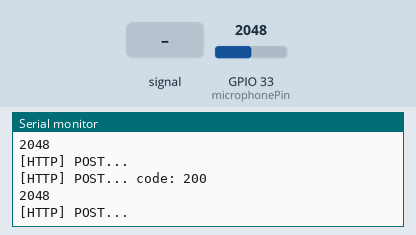
The sketch below on a simulated ESP32. On the bench: the last lines printed to the serial monitor. The inputs (shaded band) are chosen by the test bench; at power-on: GPIO 33 (microphonePin) = 2048. WiFi joins after 1.5 s; servers stay silent unless stated; uploads are accepted with an empty reply.

Above: at 2.9 s.
3.0 s: GPIO 33 (microphonePin) fed a 200 Hz sine of ±327 counts around its level
4.5 s: GPIO 33 (microphonePin) set to 2866
At 4.62 s:
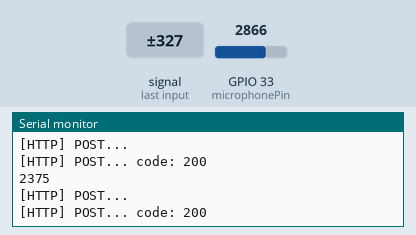
6.0 s: GPIO 33 (microphonePin) fed a 1000 Hz sine of ±1023 counts around its level
7.5 s: GPIO 33 (microphonePin) set to 3603
At 7.59 s:
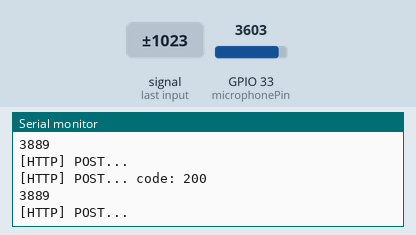
Timing chart, 0 to 10.0 s (numbered marks = the images above; inputs shaded):
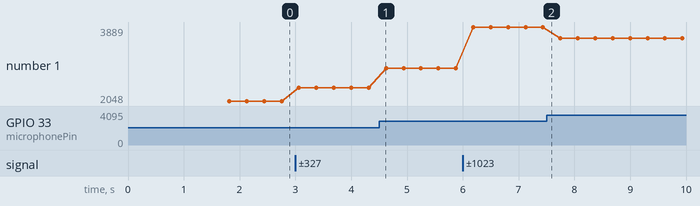

The sketch:

microphone_detect.ino
```cpp
#include <WiFi.h>
#include <HTTPClient.h>

const int microphonePin = 33;
const char* ssid = "mogwai-red";
const char* password = "790423Pa0221";
String server_host = "http://192.168.5.234:8080";

HTTPClient httpClient;
WiFiClient espClient;

void setup() {
  Serial.begin(115200);

  WiFi.mode(WIFI_STA);
  WiFi.begin(ssid, password);

  while (WiFi.status() != WL_CONNECTED) {
    delay(500);
    Serial.print(".");
  }
  Serial.println("");
  Serial.println("WiFi connected");

  Serial.print("http://");
  Serial.print(WiFi.localIP());

  sendAliveDevice();
}

void httpCodeHandle(int httpCode) {
  if (httpCode > 0) {
    Serial.printf("[HTTP] POST... code: %d\n", httpCode);
    if (httpCode == HTTP_CODE_OK || httpCode == HTTP_CODE_MOVED_PERMANENTLY) {
      String payload = httpClient.getString();
      Serial.println(payload);
    }
  }
  else {
    Serial.printf("[HTTP] POST... failed, error: %s\n", httpClient.errorToString(httpCode).c_str());
  }
}

void sendAliveDevice() {
  String url = server_host + "/alive";

  if (httpClient.begin(espClient, url))
  {
    httpClient.addHeader("Content-Type", "application/x-www-form-urlencoded");
    Serial.print("[HTTP] POST...\n");
    String postData = "uuid=12345";
    int httpCode = httpClient.POST(postData);
    httpCodeHandle(httpCode);
    httpClient.end();
  }
  else {
    Serial.printf("[HTTP} Unable to connect\n");
  }
}

void sendRing(String value) {
  String url = server_host + "/ring";

  if (httpClient.begin(espClient, url))
  {
    httpClient.addHeader("Content-Type", "application/x-www-form-urlencoded");
    Serial.print("[HTTP] POST...\n");
    String postData = "value=" + value;
    int httpCode = httpClient.POST(postData);
    httpCodeHandle(httpCode);
    httpClient.end();
  }
  else {
    Serial.printf("[HTTP} Unable to connect\n");
  }
}

void loop() {
  int mn = 1024;
  int mx = 0;

  for (int i = 0; i < 1000; ++i) {
    int val = analogRead(microphonePin);
    //mn = min(mn, val);
    mx = max(mx, val);
  }

  //int delta = mx - mn;

  Serial.println(mx);

  if (mx >= 800) {
    sendRing(String(mx));
  }
}
```

Measured:
- plotted number 1: 2048 → 2375 after the input at 3.0 s, 2375 → 2866 after the input at 4.5 s, 2866 → 3889 after the input at 6.0 s, 3889 → 3603 after the input at 7.5 s
